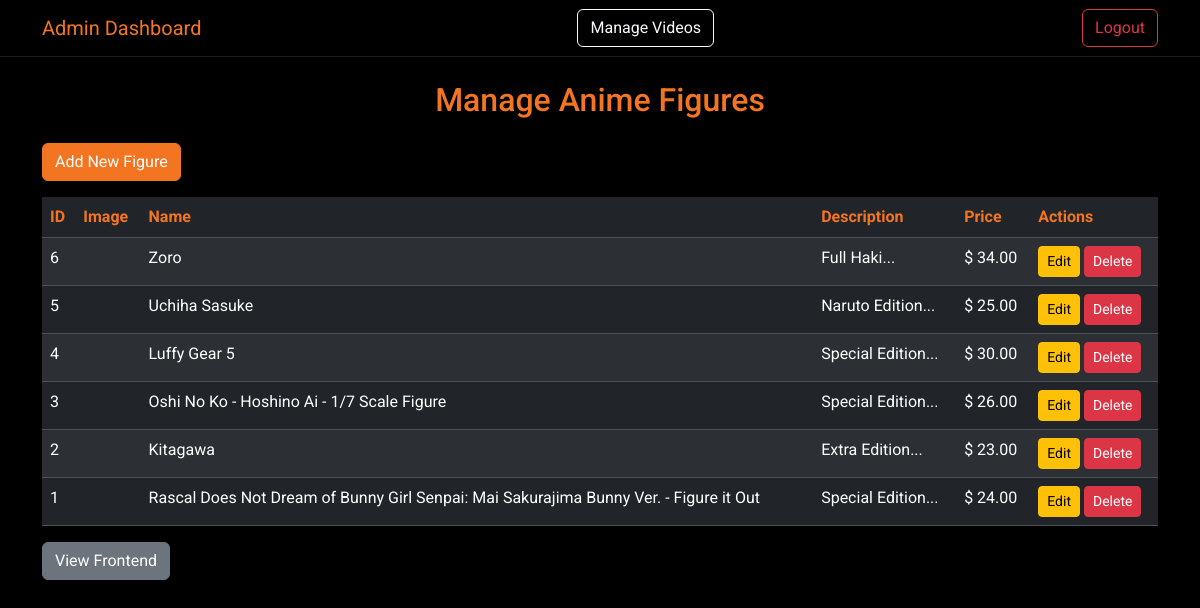
/admin/index.php (signed in), run on the app's committed database.
### tables this page shows
CREATE TABLE `figures` (
  `id` int(11) NOT NULL,
  `name` varchar(100) NOT NULL,
  `description` text DEFAULT NULL,
  `price` decimal(10,2) NOT NULL,
  `image` varchar(255) DEFAULT NULL,
  `created_at` timestamp NOT NULL DEFAULT current_timestamp()
);

### admin/index.php (the view, shortened to what this page needs)
<?php
include '../config.php';
?>
<!DOCTYPE html>
<html lang="en">
<head>
    <link href="../assets/bootstrap/css/bootstrap.min.css" rel="stylesheet">
</head>
<body>
    <nav class="navbar navbar-dark">
        <div class="container">
            <span class="navbar-brand">Admin Dashboard</span>
            <a href="videos/index.php" class="btn btn-outline-light">Manage Videos</a>
            <a href="logout.php" class="btn btn-outline-danger ms-2">Logout</a>
        </div>
    </nav>
    <div class="container mt-4">
        <h2 class="text-center mb-4 text-accent">Manage Anime Figures</h2>
        <a href="add.php" class="btn btn-success mb-3">Add New Figure</a>
        <table class="table table-dark table-striped">
            <thead>
                <tr>
                    <th>ID</th>
                    <th>Image</th>
                    <th>Name</th>
                    <th>Description</th>
                    <th>Price</th>
                    <th>Actions</th>
                </tr>
            </thead>
            <tbody>
                <?php
                $stmt = $pdo->query("SELECT * FROM figures ORDER BY created_at DESC");
                while ($row = $stmt->fetch(PDO::FETCH_ASSOC)) {
                    echo '
                    <tr>
                        <td>' . $row['id'] . '</td>
                        <td><img src="../uploads/' . ($row['image'] ? $row['image'] : 'https://via.placeholder.com/50?text=No+Img') . '" width="50" alt=""></td>
                        <td>' . htmlspecialchars($row['name']) . '</td>
                        <td>' . htmlspecialchars(substr($row['description'], 0, 50)) . '...</td>
                        <td>$ ' . number_format($row['price'], 2) . '</td>
                        <td>
                            <a href="edit.php?id=' . $row['id'] . '" class="btn btn-warning btn-sm">Edit</a>
                            <a href="delete.php?id=' . $row['id'] . '" class="btn btn-danger btn-sm" onclick="return confirm(\'Are you sure?\')">Delete</a>
                        </td>
                    </tr>';
                }
                ?>
            </tbody>
        </table>
        <a href="../index.php" class="btn btn-secondary">View Frontend</a>
    </div>
</body>
</html>

### admin/index.php (style rules this page uses)
body { background-color: #000000; color: #FFFFFF; font-family: 'Roboto', sans-serif; }
.navbar { background-color: #000000 !important; border-bottom: 1px solid #1a1a1a; }
.navbar-brand { color: #F47521 !important; }
h2 { color: #F47521; }
.table { background-color: #1a1a1a; color: #FFFFFF; }
.table th { border-top: none; color: #F47521; }
.btn-success { background-color: #F47521; border-color: #F47521; }
.text-accent { color: #F47521; }

### data on the page
figures: id "6", name "Zoro", description "Full Haki", price "34.00"
figures: id "5", name "Uchiha Sasuke", description "Naruto Edition", price "25.00"
figures: id "4", name "Luffy Gear 5", description "Special Edition", price "30.00"
figures: id "3", name "Oshi No Ko - Hoshino Ai - 1/7 Scale Figure", description "Special Edition", price "26.00"
figures: id "2", name "Kitagawa", description "Extra Edition", price "23.00"
figures: id "1", name "Rascal Does Not Dream of Bunny Girl Senpai: Mai Sakurajima Bunny Ver. - Figure it Out", description "Special Edition", price "24.00"
